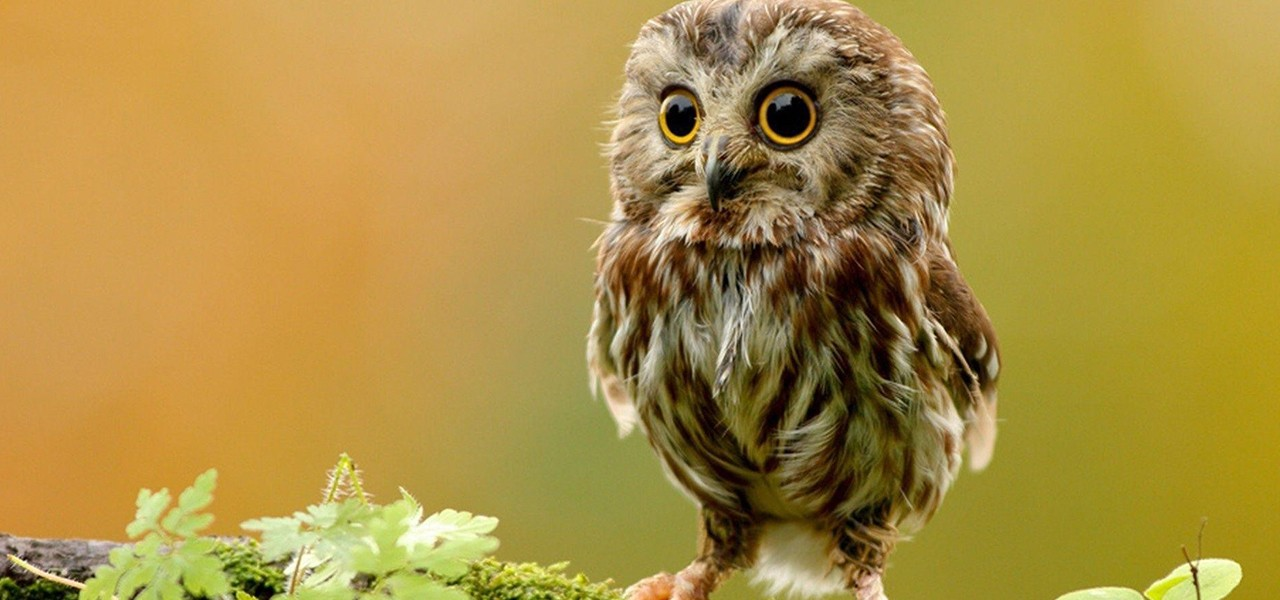
#> input picture lab3/sova-splyushka.jpg, 1280 x 600 px
$ jupyter execute --allow-errors main.ipynb
#> lines starting #> are read from the running program, lines starting #| are printed output that depends on the picture
[cell 1]
import numpy as np
from sklearn.decomposition import PCA
from sklearn.manifold import TSNE
import pandas as pd
import matplotlib.pyplot as plt
import seaborn as sns
import matplotlib.patheffects as PathEffects
from sklearn.preprocessing import StandardScaler, normalize
from sklearn.model_selection import train_test_split

#> (a cell that did not finish here is left out)

#> (a cell that did not finish here is left out)

#> (a cell that did not finish here is left out)

#> (a cell that did not finish here is left out)

#> (a cell that did not finish here is left out)

#> (a cell that did not finish here is left out)

[cell 8]
def scatter(x, colors):
    palette = np.array(sns.color_palette("rocket", 2))

    f = plt.figure(figsize=(8, 8))
    ax = plt.subplot(aspect='equal')
    sc = ax.scatter(x[:,0], x[:,1], lw=0, s=40, c=palette[colors.astype(np.int64)])
    plt.xlim(-25, 25)
    plt.ylim(-25, 25)
    ax.axis('off')
    ax.axis('tight')

    for i in range(2):
        xtext, ytext = np.median(x[colors == i, :], axis=0)

    return f, ax, sc

[cell 9]
pca = PCA(n_components=2)
#> (the rest of this cell did not finish here and is left out)

[cell 10]
tsne = TSNE(n_components=2, perplexity = 20, early_exaggeration = 10, learning_rate=500)
#> (the rest of this cell did not finish here and is left out)

[cell 11]
from sklearn.cluster import KMeans
from sklearn.datasets import load_sample_image
from sklearn.utils import shuffle
from skimage import io

[cell 12]
def recreate_image(codebook, labels, w, h):
    """Recreate the (compressed) image from the code book & labels"""
    return codebook[labels].reshape(w, h, -1)

[cell 13]
china = io.imread('sova-splyushka.jpg') #load_sample_image("sova-splyushka.jpg")
#> china is the input picture: shape (600, 1280, 3); mean R, G, B 172.1, 144.1, 67.6
china = np.array(china, dtype=np.float64) / 255
# Load Image and transform to a 2D numpy array.
w, h, d = original_shape = tuple(china.shape)
#> w = 600; h = 1280; d = 3; original_shape = (600, 1280, 3)
assert d == 3
image_array = np.reshape(china, (w * h, d))

[cell 14]
def k_means_visualise(image_array, n_colors):
#> called with image_array = array of shape (768000, 3), n_colors = 64
    image_array_sample = shuffle(image_array, random_state=0, n_samples=1000)
#> image_array_sample = 1000 rows, first 8: [0.486, 0.498, 0.0941], [0.835, 0.631, 0.306], [0.655, 0.557, 0.439], [0.929, 0.89, 0.753], [0.761, 0.612, 0.325], [0.671, 0.769, 0.369], [0.58, 0.553, 0.388], [0.624, 0.584, 0.251]
    kmeans = KMeans(n_clusters=n_colors, random_state=0).fit(image_array_sample)
    labels = kmeans.predict(image_array)

    plt.figure(1)
    plt.clf()
    plt.axis("off")
    plt.title(f"Quantized image ({n_colors} colors, K-Means)")
    plt.imshow(recreate_image(kmeans.cluster_centers_, labels, w, h))

[cell 15]
k_means_visualise(image_array, 64)

[cell 16]
k_means_visualise(image_array, 32)

[cell 17]
k_means_visualise(image_array, 16)
#> call 3 of recreate_image, with codebook = array of shape (16, 3), labels = array of shape (768000,), w = 600, h = 1280
#> in recreate_image (call 3), `return codebook[labels].reshape(w, h, -1)`:
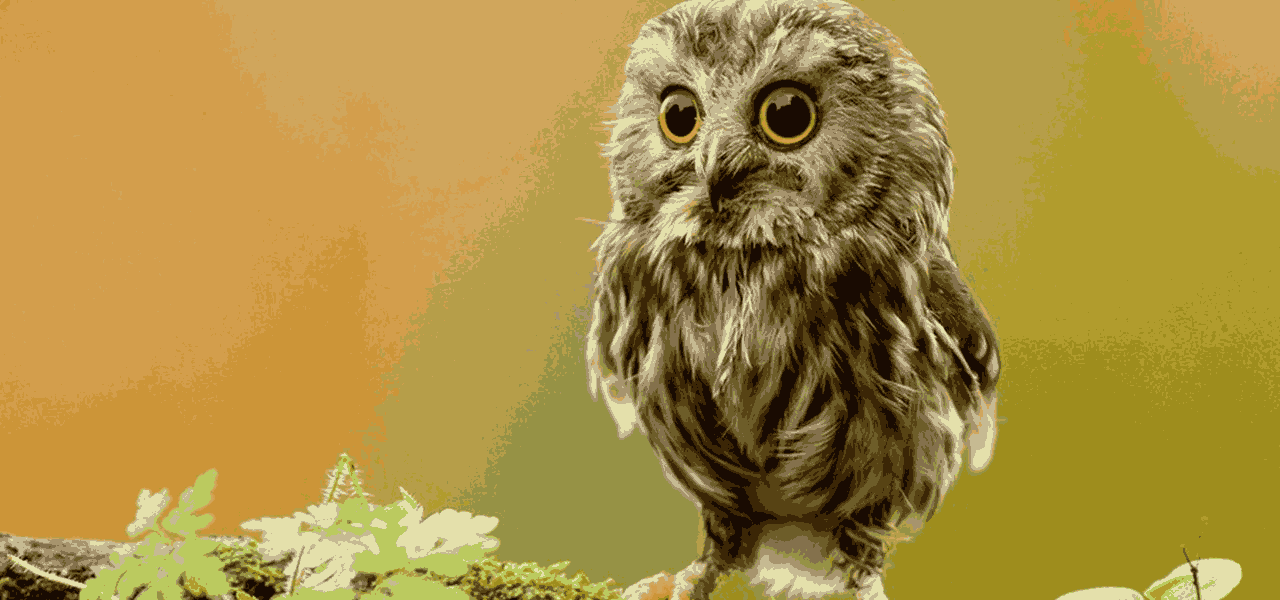
#> returned value: shape (600, 1280, 3) float64; mean of channels 0, 1, 2 0.674, 0.564, 0.263; drawn as R, G, B

[cell 18]
k_means_visualise(image_array, 8)
#> call 4 of recreate_image, with codebook = array of shape (8, 3), labels = array of shape (768000,), w = 600, h = 1280
#> in recreate_image (call 4), `return codebook[labels].reshape(w, h, -1)`:
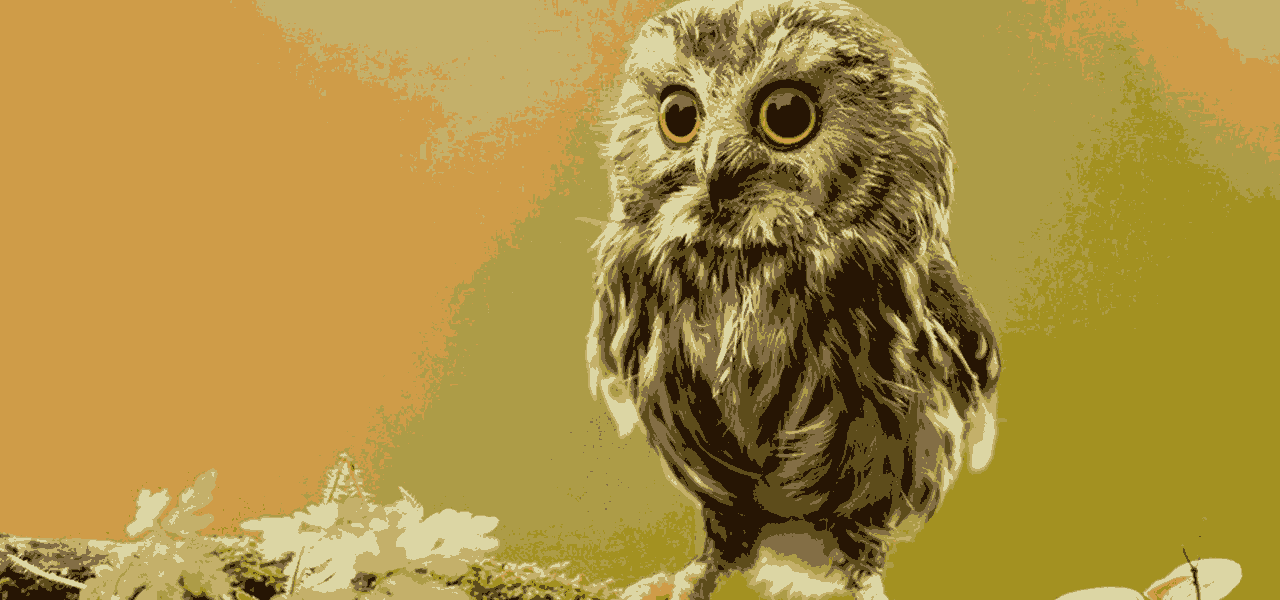
#> returned value: shape (600, 1280, 3) float64; mean of channels 0, 1, 2 0.675, 0.565, 0.261; drawn as R, G, B

[cell 19]
k_means_visualise(image_array, 2)
#> in recreate_image (call 5), `return codebook[labels].reshape(w, h, -1)`:
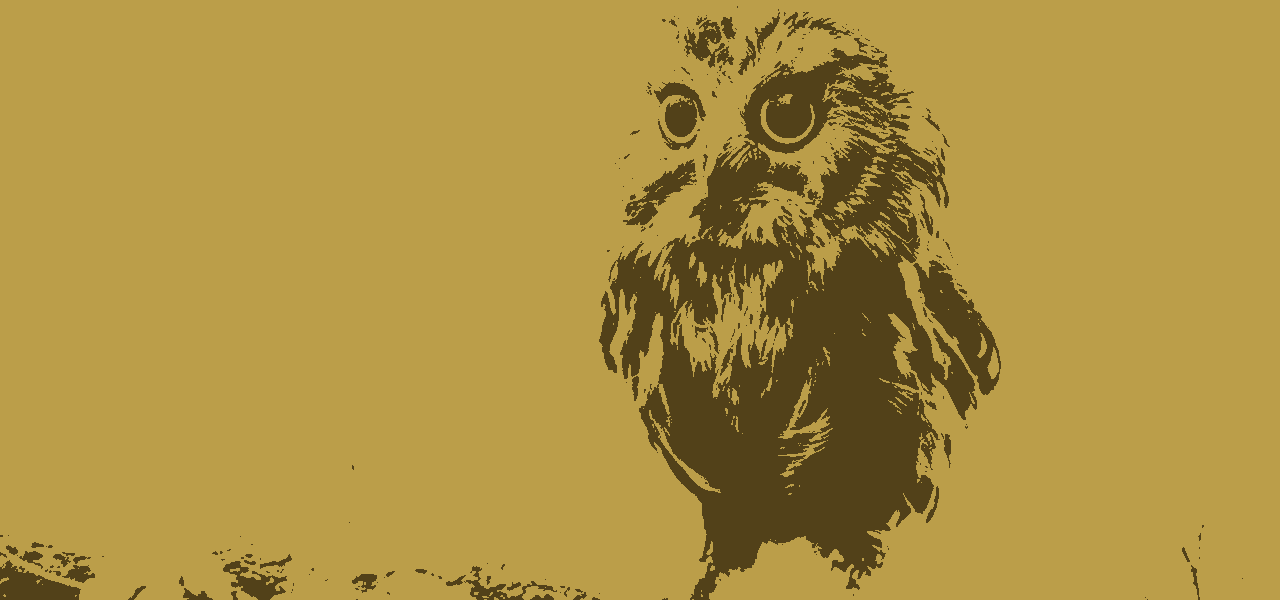
#> returned value: shape (600, 1280, 3) float64; mean of channels 0, 1, 2 0.676, 0.566, 0.259; drawn as R, G, B

[cell 20]
from numpy.random import multivariate_normal
from sklearn.mixture import GaussianMixture

[cell 21]
t1 = multivariate_normal([0, 0], [[1, 0], [0, 1]], 100)
t2 = multivariate_normal([1, 5], [[3, 1], [1, 3]], 100)
X = np.concatenate((t1, t2))

[cell 22]
_, ax = plt.subplots(figsize=(8, 6))
ax.scatter(X[:,0], X[:,1], c=[0 if i < 100 else 1 for i in range(200)], s=50,
           cmap="RdBu", vmin=-.2, vmax=1.2,
           edgecolor="white", linewidth=1)
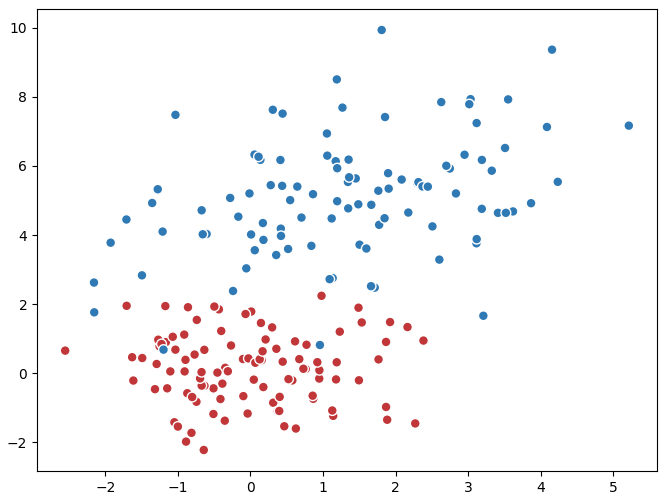
#> figure drawn by matplotlib, 1 panel

[cell 23]
X = shuffle(X)

[cell 24]
gm = GaussianMixture(n_components=2, covariance_type='full').fit(X)

[cell 25]
gm.weights_

[cell 26]
gm.means_

[cell 27]
gm.covariances_

[cell 28]
y = gm.predict(X)

[cell 29]
_, ax = plt.subplots(figsize=(8, 6))
ax.scatter(X[:,0], X[:,1], c=y, s=50,
           cmap="RdBu", vmin=-.2, vmax=1.2,
           edgecolor="white", linewidth=1)
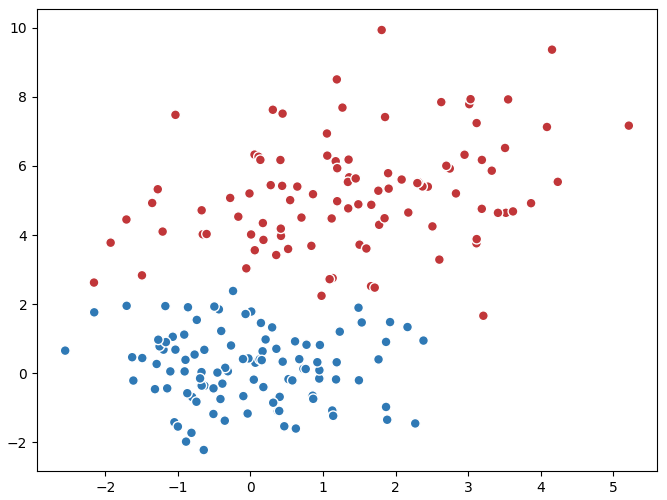
#> figure drawn by matplotlib, 1 panel
